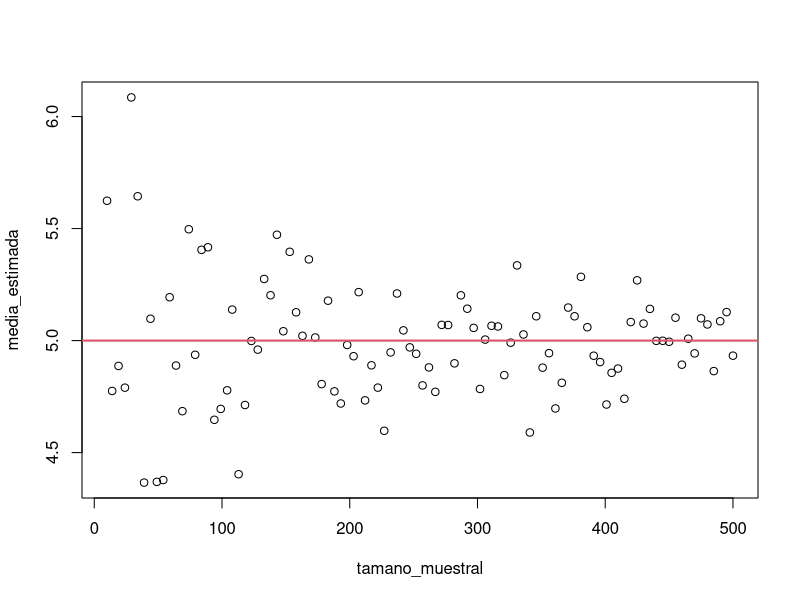
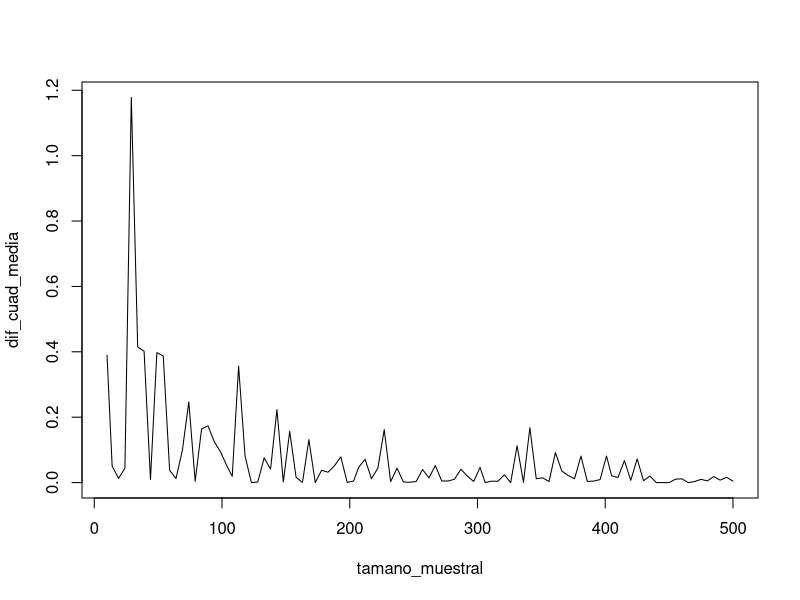
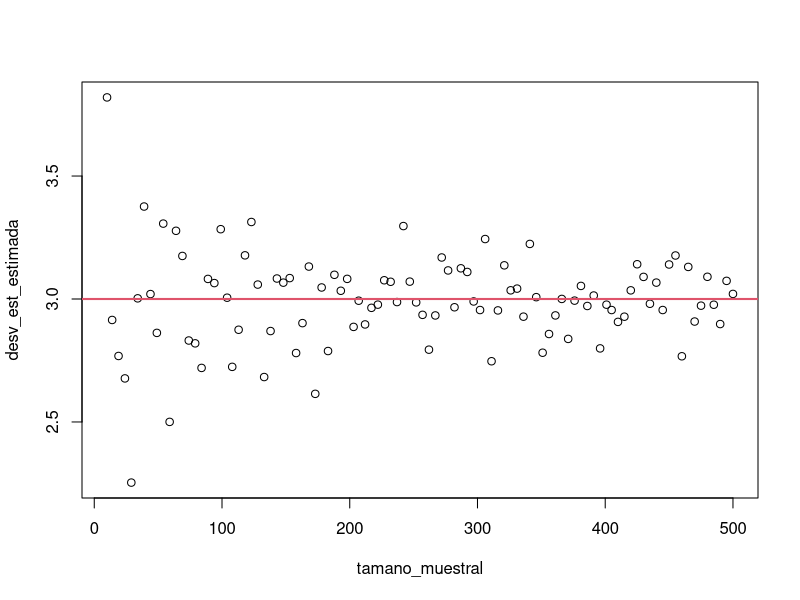
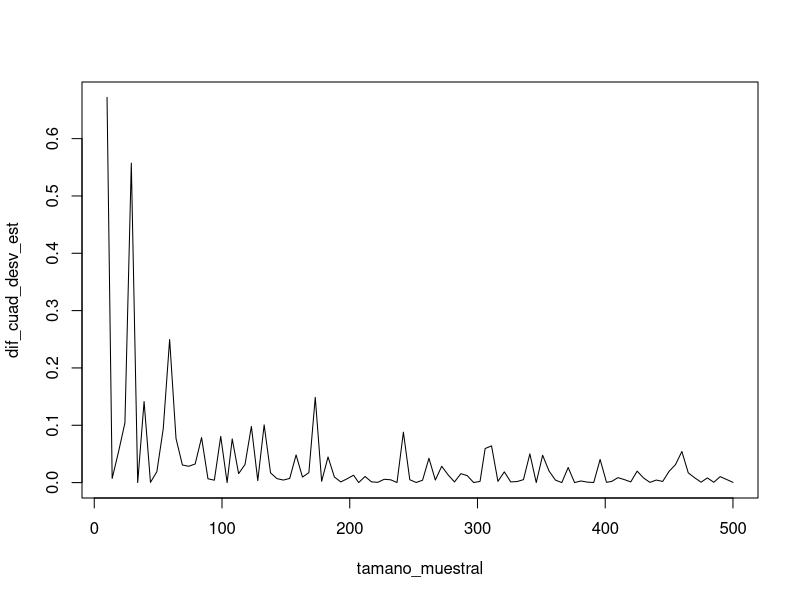
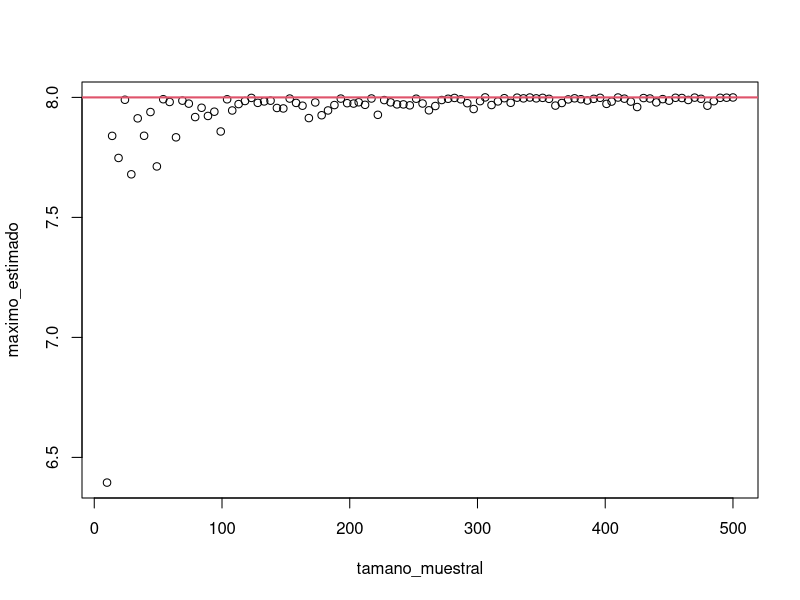
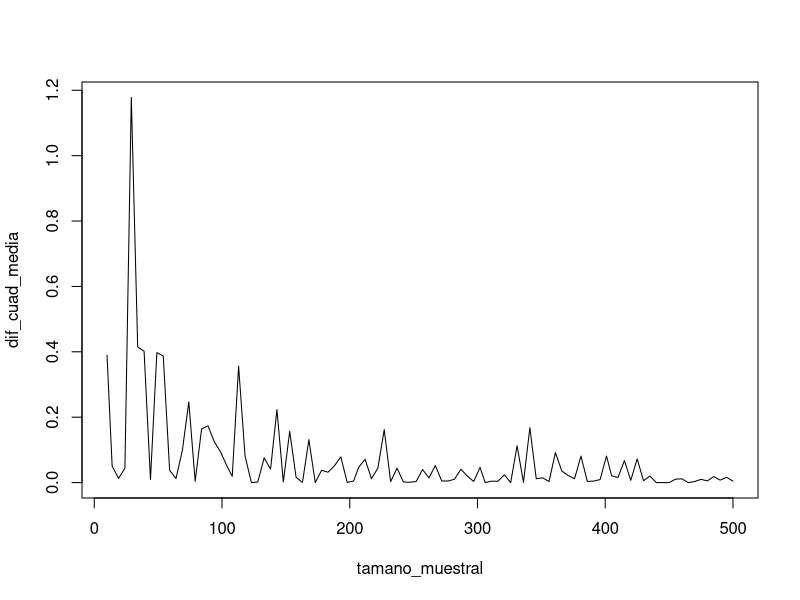
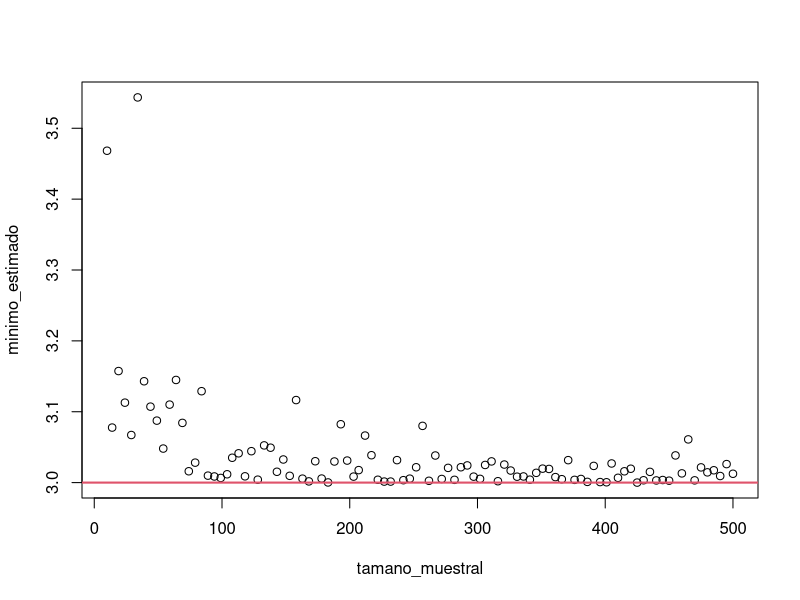
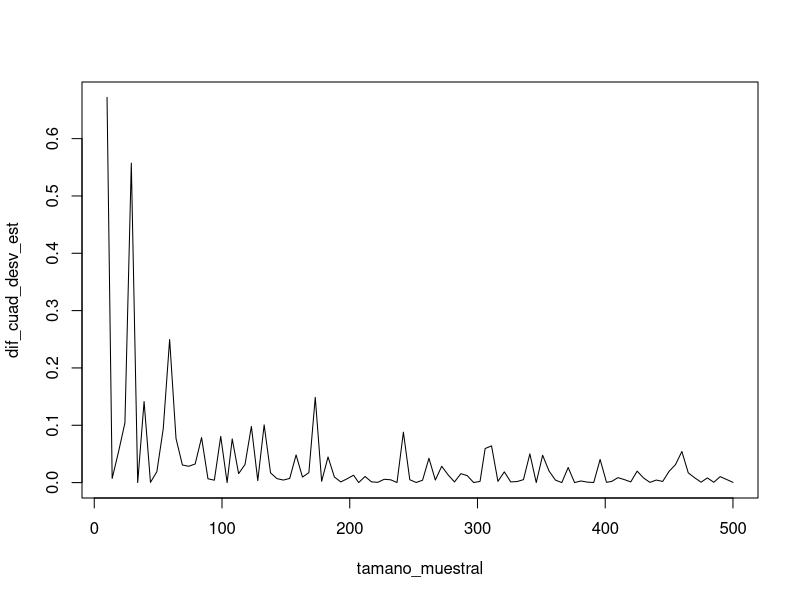

The R script that drew these images, in order:

# Podemos ver que el tamaño muestral presenta rendimientos decreci --------


# Distribución normal -----------------------------------------------------

tamano_muestral_max <- 500
iteraciones <- 100
media_poblacional <- 5
desv_est_poblacional <- 3
tamano_muestral <- floor(seq(10, tamano_muestral_max, length.out = iteraciones))

desv_est_estimada <- media_estimada <- dif_cuad_media <- dif_cuad_desv_est <- vector()

for (i in seq_len(iteraciones)) {
  muestra <- rnorm(tamano_muestral[i], media_poblacional, desv_est_poblacional)
  media_estimada[i] <- mean(muestra)
  desv_est_estimada[i] <- sd(muestra)
  dif_cuad_media[i] <- (media_estimada[i] - media_poblacional)^2
  dif_cuad_desv_est[i] <- (desv_est_estimada[i] - desv_est_poblacional)^2
}


plot(media_estimada ~ tamano_muestral)
abline(h = media_poblacional, col = 2, lwd = 2)

plot(dif_cuad_media ~ tamano_muestral, type = "l")


plot(desv_est_estimada ~ tamano_muestral)
abline(h = desv_est_poblacional, col = 2, lwd = 2)

plot(dif_cuad_desv_est ~ tamano_muestral, type = "l")




# Distribución uniforme ---------------------------------------------------


tamano_muestral_max <- 500
iteraciones <- 100
maximo_poblacional <- 8
minimo_poblacional <- 3
tamano_muestral <- floor(seq(10, tamano_muestral_max, length.out = iteraciones))

maximo_estimado <- minimo_estimado <- dif_cuad_maximo <- dif_cuad_minimo <- vector()

for (i in seq_len(iteraciones)) {
  muestra <- runif(tamano_muestral[i], minimo_poblacional, maximo_poblacional)
  maximo_estimado[i] <- max(muestra)
  minimo_estimado[i] <- min(muestra)
  dif_cuad_maximo[i] <- (maximo_estimado[i] - maximo_poblacional)^2
  dif_cuad_minimo[i] <- (minimo_estimado[i] - minimo_poblacional)^2
}


plot(maximo_estimado ~ tamano_muestral)
abline(h = maximo_poblacional, col = 2, lwd = 2)

plot(dif_cuad_media ~ tamano_muestral, type = "l")


plot(minimo_estimado ~ tamano_muestral)
abline(h = minimo_poblacional, col = 2, lwd = 2)

plot(dif_cuad_desv_est ~ tamano_muestral, type = "l")


# Regresión lineal --------------------------------------------------------

tamano_muestral_max <- 500
iteraciones <- 100
beta_0 <- 1
beta_1 <- -0.3
minimo_poblacional <- 3
tamano_muestral <- floor(seq(10, tamano_muestral_max, length.out = iteraciones))

genera_x <- function(n) seq(-3, 3, length.out = n)

genera_y <- function(x, beta_0, beta_1){
  beta_1*x + beta_0 + rnorm(length(x), 0, 0.5)
}

beta_0_estimado <- beta_1_estimado <- dif_cuad_beta_0 <- dif_cuad_beta_1 <- vector()

for (i in seq_len(iteraciones)) {
  X <- genera_x(tamano_muestral[i])
  Y <- genera_y(X, beta_0, beta_1)
  betas <- coef(lm(Y ~ X))
  beta_0_estimado[i] <- betas[1]
  beta_1_estimado[i] <- betas[2]
  dif_cuad_beta_0[i] = (beta_0_estimado[i] - beta_0)^2
  dif_cuad_beta_1[i] = (beta_1_estimado[i] - beta_1)^2
}


plot(beta_0_estimado ~ tamano_muestral)
abline(h = beta_0, col = 2, lwd = 2)

plot(dif_cuad_beta_0 ~ tamano_muestral, type = "l")


plot(beta_1_estimado ~ tamano_muestral)
abline(h = beta_1, col = 2, lwd = 2)

plot(dif_cuad_beta_1 ~ tamano_muestral, type = "l")



# tidy approach -----------------------------------------------------------


# Paquetes ----------------------------------------------------------------


library("dplyr")
library("purrr")
library("ggplot2")
library("magrittr")

colores_platzi <- c("#78D92A", "#002E4E", "#058ECD", "#ED2B05", "#F4F7F4")


# Distribución normal -----------------------------------------------------



tamano_muestral_max <- 500
iteraciones <- 100
media_poblacional <- 5
desv_est_poblacional <- 3


tibble(
  media = media_poblacional,
  desv_est = desv_est_poblacional,
  tamano_muestral = floor(seq(10, tamano_muestral_max, length.out = iteraciones)),
  muestras = map(tamano_muestral, rnorm, media, desv_est),
  media_estimada = map_dbl(muestras, mean),
  desv_est_estimada = map_dbl(muestras, sd),
  dif_cuad_medias = (media - media_estimada)^2,
  dif_cuad_sd = (desv_est_estimada - desv_est)^2
) -> simulaciones

qplot(tamano_muestral, media_estimada, data = simulaciones) +
  geom_hline(yintercept = simulaciones$media, colour = colores_platzi[4]) +
  theme_minimal()

qplot(tamano_muestral, dif_cuad_medias, data = simulaciones) +
  geom_smooth(size = 1, se = FALSE, colour = colores_platzi[4]) +
  theme_minimal()


qplot(tamano_muestral, desv_est_estimada, data = simulaciones) +
  geom_hline(yintercept = simulaciones$desv_est, colour = colores_platzi[4]) +
  theme_minimal()

qplot(tamano_muestral, dif_cuad_sd, data = simulaciones) +
  geom_smooth(size = 1, se = FALSE, colour = colores_platzi[4]) +
  theme_minimal()


# Distribución uniforme ---------------------------------------------------


tamano_muestral_max <- 500
iteraciones <- 100

tibble(
  tamano_muestral = floor(seq(10, tamano_muestral_max, length.out = iteraciones)),
  maximo_poblacional = 8,
  minimo_poblacional = 3,
  muestras = map(tamano_muestral, runif, minimo_poblacional, maximo_poblacional),
  maximo_estimado = map_dbl(muestras, max),
  minimo_estimado = map_dbl(muestras, min),
  dif_cuad_maximo = (maximo_poblacional - maximo_estimado)^2,
  dif_cuad_minimo = (minimo_poblacional - minimo_estimado)^2
) -> simulaciones

qplot(tamano_muestral, maximo_estimado, data = simulaciones) +
  geom_hline(yintercept = simulaciones$maximo_poblacional, colour = colores_platzi[4]) +
  theme_minimal()

qplot(tamano_muestral, dif_cuad_maximo, data = simulaciones) +
  geom_smooth(size = 1, se = FALSE, colour = colores_platzi[4]) +
  theme_minimal()

qplot(tamano_muestral, minimo_estimado, data = simulaciones) +
  geom_hline(yintercept = simulaciones$minimo_poblacional, colour = colores_platzi[4]) +
  theme_minimal()

qplot(tamano_muestral, dif_cuad_minimo, data = simulaciones) +
  geom_smooth(size = 1, se = FALSE, colour = colores_platzi[4]) +
  theme_minimal()



# Regresión lineal simple -------------------------------------------------


tamano_muestral_max <- 500
iteraciones <- 100
beta_0 <- 1
beta_1 <- -0.3
minimo_poblacional <- 3

genera_x <- function(n) seq(-3, 3, length.out = n)

genera_y <- function(x, beta_0, beta_1){
  beta_1*x + beta_0 + rnorm(length(x), 0, 0.5)
}

estima_betas <- function(x, y){
  coef(lm(y ~ x))
}

tibble(
  tamano_muestral = floor(seq(10, tamano_muestral_max, length.out = iteraciones)),
  datos_x = map(tamano_muestral, genera_x),
  datos_y = map(datos_x, genera_y, beta_0, beta_1),
  betas = map2(datos_x, datos_y, estima_betas),
  beta_0_estimado = map_dbl(betas, extract, 1),
  beta_1_estimado = map_dbl(betas, extract, 2),
  dif_cuad_beta_0 = (beta_0_estimado - beta_0)^2,
  dif_cuad_beta_1 = (beta_1_estimado - beta_1)^2
  # plot = map2(datos_x, datos_y, plot)
) -> simulaciones

qplot(tamano_muestral, beta_0_estimado, data = simulaciones) +
  geom_hline(yintercept = beta_0, colour = colores_platzi[4]) +
  theme_minimal()

qplot(tamano_muestral, dif_cuad_beta_0, data = simulaciones) +
  geom_smooth(size = 1, se = FALSE, colour = colores_platzi[4]) +
  theme_minimal()


qplot(tamano_muestral, beta_1_estimado, data = simulaciones) +
  geom_hline(yintercept = beta_1, colour = colores_platzi[4]) +
  theme_minimal()

qplot(tamano_muestral, dif_cuad_beta_1, data = simulaciones) +
  geom_smooth(size = 1, se = FALSE, colour = colores_platzi[4]) +
  theme_minimal()


